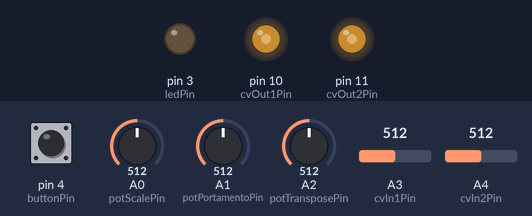
Recording of a sketch running on a simulated Arduino Uno, built with avr-gcc and run on an emulated ATmega328P. Shown: output pins drawn as LEDs (lit = HIGH). Dashed ring = blinking. The test bench sets the inputs (shaded band); at power-on: A0 (potScalePin) = 512, A3 (cvIn1Pin) = 512, A4 (cvIn2Pin) = 512, A2 (potTransposePin) = 512, pin 4 (buttonPin) HIGH, A1 (potPortamentoPin) = 512.

Above: at 1.2 s.
1.3 s: A0 (potScalePin) set to 670
2.8 s: A0 (potScalePin) set to 689
At 2.98 s:
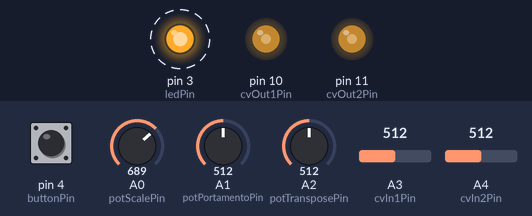
5.8 s: A3 (cvIn1Pin) set to 528
At 7.0 s:
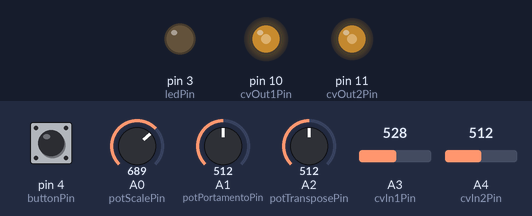
7.3 s: A4 (cvIn2Pin) set to 245
At 8.5 s:
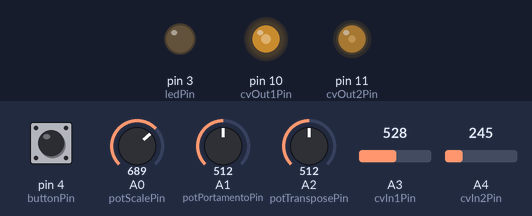
8.8 s: A2 (potTransposePin) set to 504
At 9.2 s:
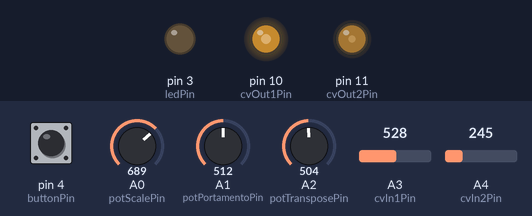
10.3 s: A0 (potScalePin) set to 992
At 10.48 s:
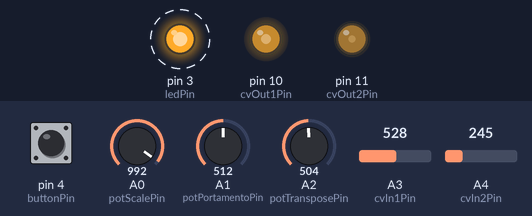
Timing chart, 0 to 13.3 s (numbered marks = the images above; inputs shaded):
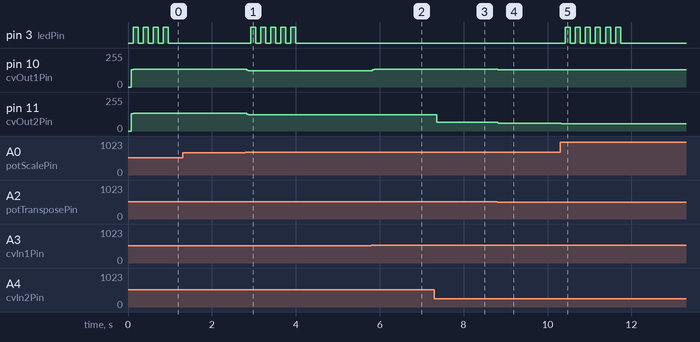

Measured:
- the behaviour switches between 681 and 682 on A0 (potScalePin) (found by bisection; images 0 and 1)
- the behaviour switches between 520 and 521 on A3 (cvIn1Pin) (found by bisection; images 1 and 2)
- after the input at 1.3 s, every drawn part: stays the same
- after the input at 2.8 s, pin 3 (ledPin): alternates HIGH for 0.12 s and LOW for 0.12 s, 10 changes in all, then stays LOW, starting after 0.12 s; pin 10 (cvOut1Pin), pin 11 (cvOut2Pin): 132/255 → 123/255 at once
- after the input at 5.8 s, pin 10 (cvOut1Pin): 123/255 → 132/255 at once
- after the input at 7.3 s, pin 11 (cvOut2Pin): 123/255 → 64/255 after 0.06 s
- after the input at 8.8 s, pin 10 (cvOut1Pin): 132/255 → 128/255 at once; pin 11 (cvOut2Pin): 64/255 → 60/255 at once
- after the input at 10.3 s, pin 3 (ledPin): alternates HIGH for 0.12 s and LOW for 0.12 s, 12 changes in all, then stays LOW, starting after 0.12 s; pin 11 (cvOut2Pin): 60/255 → 55/255 at once
- by itself, pin 3 (ledPin): alternates HIGH for 0.12 s and LOW for 0.12 s

The sketch:

quantizer.ino
```cpp
/*
  Two-channel CV Quantizer

  - Quantizes whatever CV is present on the two inputs and sends quantized
    versions to the two outputs.
  - Uses fast PWM (~62.5 kHz) on D10 and D11 for CV outputs

  Pin assignment
  --------------
  POT1  A0  Scale selection (major, minor, etc.)
  POT2  A1  Portamento time
  POT3  A2  Transpose (e.g. -12 .. +12 semitones)
  CVIN1 A3  CV input channel 1
  CVIN2 A4  CV input channel 2
  BUTTON D4 Bypass toggle (INPUT_PULLUP)
  LED    D3 Scale index indication (blink count on change)
  CVOUT1 D10 Quantized CV output channel 1 (Timer1 / OC1B)
  CVOUT2 D11 Quantized CV output channel 2 (Timer2 / OC2A)
*/

// -------- Pin definitions --------

const int potScalePin      = A0;
const int potPortamentoPin = A1;
const int potTransposePin  = A2;

const int cvIn1Pin = A3;
const int cvIn2Pin = A4;

const int buttonPin = 4;   // momentary, wired to GND, use INPUT_PULLUP
const int ledPin    = 3;

const int cvOut1Pin = 10;  // OC1B (Timer1)
const int cvOut2Pin = 11;  // OC2A (Timer2)

// -------- Quantizer configuration --------

// Approximate range: 0..5 V -> 0..60 semitones (5 octaves at 1 V/oct).
const int   MAX_SEMITONES_INT = 60;
const float MAX_SEMITONES     = 60.0f;

struct ChannelState {
  float currentSemi;  // current output semitone (after portamento)
  float targetSemi;   // target semitone (quantized + transpose)
};

ChannelState ch1 = { 0.0f, 0.0f };
ChannelState ch2 = { 0.0f, 0.0f };

// -------- Scale tables --------

// Each scale is represented as a 12-element mask for the 12 semitones.
// 1 = in scale, 0 = not in scale.

enum ScaleIndex {
  SCALE_MAJOR = 0,
  SCALE_NAT_MINOR,
  SCALE_HARM_MINOR,
  SCALE_PENT_MAJOR,
  SCALE_PENT_MINOR,
  SCALE_DORIAN,
  SCALE_PHRYGIAN,
  NUM_SCALES
};

// Order of masks corresponds to the ScaleIndex enum above.
const uint8_t SCALE_MASKS[NUM_SCALES][12] = {
  // Major: 0,2,4,5,7,9,11
  { 1, 0, 1, 0, 1, 1, 0, 1, 0, 1, 0, 1 },
  // Natural minor: 0,2,3,5,7,8,10
  { 1, 0, 1, 1, 0, 1, 0, 1, 1, 0, 1, 0 },
  // Harmonic minor: 0,2,3,5,7,8,11
  { 1, 0, 1, 1, 0, 1, 0, 1, 1, 0, 0, 1 },
  // Pentatonic major: 0,2,4,7,9
  { 1, 0, 1, 0, 1, 0, 0, 1, 0, 1, 0, 0 },
  // Pentatonic minor: 0,3,5,7,10
  { 1, 0, 0, 1, 0, 1, 0, 1, 0, 0, 1, 0 },
  // Dorian: 0,2,3,5,7,9,10
  { 1, 0, 1, 1, 0, 1, 0, 1, 0, 1, 1, 0 },
  // Phrygian: 0,1,3,5,7,8,10
  { 1, 1, 0, 1, 0, 1, 0, 1, 1, 0, 1, 0 }
};

int currentScaleIndex = 0;

// -------- Bypass button state --------

bool bypass = false;

int lastButtonReading = HIGH;
unsigned long lastButtonMillis = 0;
const unsigned long BUTTON_DEBOUNCE_MS = 30;

// -------- LED scale index blink state --------

bool ledOnPhase        = false;
bool ledInSequence     = false;
uint8_t ledBlinkCount  = 0;      // how many ON phases remain
unsigned long ledLastMillis      = 0;
const unsigned long LED_INTERVAL_MS = 120;

// -------- Helper functions --------

static inline float adcToSemitone(int adc) {
  if (adc < 0) {
    adc = 0;
  } else if (adc > 1023) {
    adc = 1023;
  }
  return (adc * MAX_SEMITONES) / 1023.0f;
}

static inline int semitoneToPwm(float semi) {
  if (semi < 0.0f) {
    semi = 0.0f;
  } else if (semi > MAX_SEMITONES) {
    semi = MAX_SEMITONES;
  }
  int value = (int)((semi / MAX_SEMITONES) * 255.0f + 0.5f);
  if (value < 0) {
    value = 0;
  } else if (value > 255) {
    value = 255;
  }
  return value;
}

static inline bool noteInScale(int semitone, const uint8_t *mask) {
  int deg = semitone % 12;
  if (deg < 0) {
    deg += 12;
  }
  return mask[deg] != 0;
}

// Given a continuous semitone value, find the nearest semitone that
// belongs to the current scale (within +/- 12 semitones search window).
static int quantizeToScale(float semi, const uint8_t *mask) {
  int note = (int)(semi + (semi >= 0.0f ? 0.5f : -0.5f));  // round to nearest

  if (note < 0) {
    note = 0;
  } else if (note > MAX_SEMITONES_INT) {
    note = MAX_SEMITONES_INT;
  }

  for (int d = 0; d <= 12; ++d) {
    int down = note - d;
    if (down >= 0 && noteInScale(down, mask)) {
      return down;
    }

    int up = note + d;
    if (up <= MAX_SEMITONES_INT && noteInScale(up, mask)) {
      return up;
    }
  }

  // Fallback (shouldn't normally happen).
  if (note < 0) {
    note = 0;
  } else if (note > MAX_SEMITONES_INT) {
    note = MAX_SEMITONES_INT;
  }
  return note;
}

// Portamento: move current toward target. The portamento pot controls
// how many "steps" it should roughly take to reach the target.
static float applyPortamento(float current, float target, int portRaw) {
  // Very low values: treat as no glide (snappy).
  if (portRaw < 10) {
    return target;
  }

  // Map 0..1023 -> 1..33 steps (higher = slower).
  int steps = 1 + (portRaw / 32);
  float delta = target - current;
  return current + (delta / steps);
}

// Start LED blink sequence: number of blinks = scaleIndex + 1.
static void startScaleBlink(int scaleIndex) {
  uint8_t count = (uint8_t)(scaleIndex + 1);
  if (count == 0) {
    ledInSequence = false;
    digitalWrite(ledPin, LOW);
    return;
  }

  ledBlinkCount = count;
  ledInSequence = true;
  ledOnPhase    = false;
  ledLastMillis = millis();
  digitalWrite(ledPin, LOW);
}

// Update LED blink state machine. Each blink is an ON interval followed by OFF.
static void updateLedBlink() {
  if (!ledInSequence) {
    return;
  }

  unsigned long now = millis();
  if (now - ledLastMillis < LED_INTERVAL_MS) {
    return;
  }
  ledLastMillis = now;

  if (!ledOnPhase) {
    // Start ON phase.
    digitalWrite(ledPin, HIGH);
    ledOnPhase = true;
  } else {
    // End ON phase (one blink completed).
    digitalWrite(ledPin, LOW);
    ledOnPhase = false;

    if (ledBlinkCount > 0) {
      --ledBlinkCount;
    }
    if (ledBlinkCount == 0) {
      ledInSequence = false;
    }
  }
}

// Debounced button read; toggles global bypass on falling edge.
static void updateButton() {
  int reading = digitalRead(buttonPin);
  unsigned long now = millis();

  if (now - lastButtonMillis > BUTTON_DEBOUNCE_MS) {
    if (lastButtonReading == HIGH && reading == LOW) {
      // Falling edge: toggle bypass.
      bypass = !bypass;

      if (!bypass) {
        // When re-enabling quantization, sync current to target to avoid a big slide.
        ch1.currentSemi = ch1.targetSemi;
        ch2.currentSemi = ch2.targetSemi;
      }

      lastButtonMillis = now;
    }
  }

  lastButtonReading = reading;
}

// -------- Arduino setup / loop --------

void setup() {
  pinMode(buttonPin, INPUT_PULLUP);
  pinMode(ledPin, OUTPUT);

  pinMode(cvOut1Pin, OUTPUT);
  pinMode(cvOut2Pin, OUTPUT);

  digitalWrite(ledPin, LOW);

  // Configure Timer1 for fast PWM, 8-bit, no prescaling (D10 = OC1B).
  // WGM10=1, WGM12=1 -> fast PWM 8-bit; CS10=1 -> prescaler 1.
  TCCR1A = (1 << WGM10) | (1 << COM1B1);
  TCCR1B = (1 << WGM12) | (1 << CS10);

  // Configure Timer2 for fast PWM, 8-bit, no prescaling (D11 = OC2A).
  TCCR2A = (1 << WGM21) | (1 << WGM20) | (1 << COM2A1);
  TCCR2B = (1 << CS20);

  // Initialize channel state.
  ch1.currentSemi = 0.0f;
  ch1.targetSemi  = 0.0f;
  ch2.currentSemi = 0.0f;
  ch2.targetSemi  = 0.0f;

  currentScaleIndex = 0;
  startScaleBlink(currentScaleIndex);
}

void loop() {
  // Read control pots.
  int scalePot      = analogRead(potScalePin);
  int portamentoRaw = analogRead(potPortamentoPin);
  int transposeRaw  = analogRead(potTransposePin);

  // Map scale pot to one of the defined scales.
  int newScaleIndex = map(scalePot, 0, 1023, 0, NUM_SCALES - 1);
  if (newScaleIndex < 0) {
    newScaleIndex = 0;
  } else if (newScaleIndex >= NUM_SCALES) {
    newScaleIndex = NUM_SCALES - 1;
  }

  if (newScaleIndex != currentScaleIndex) {
    currentScaleIndex = newScaleIndex;
    startScaleBlink(currentScaleIndex);
  }

  const uint8_t *scaleMask = SCALE_MASKS[currentScaleIndex];

  // Map transpose pot to semitones, e.g. -12 .. +12.
  int transpose = map(transposeRaw, 0, 1023, -12, 12);

  // Update button / bypass state.
  updateButton();

  // Read CV inputs.
  int cv1Adc = analogRead(cvIn1Pin);
  int cv2Adc = analogRead(cvIn2Pin);

  if (bypass) {
    // Pass-through (unquantized, re-scaled to 0..255 PWM).
    int out1 = map(cv1Adc, 0, 1023, 0, 255);
    int out2 = map(cv2Adc, 0, 1023, 0, 255);

    if (out1 < 0) {
      out1 = 0;
    } else if (out1 > 255) {
      out1 = 255;
    }
    if (out2 < 0) {
      out2 = 0;
    } else if (out2 > 255) {
      out2 = 255;
    }

    analogWrite(cvOut1Pin, out1);
    analogWrite(cvOut2Pin, out2);
  } else {
    // Convert ADC to semitone values.
    float semi1 = adcToSemitone(cv1Adc);
    float semi2 = adcToSemitone(cv2Adc);

    // Quantize to scale.
    int q1 = quantizeToScale(semi1, scaleMask);
    int q2 = quantizeToScale(semi2, scaleMask);

    // Apply transpose.
    int q1Trans = q1 + transpose;
    int q2Trans = q2 + transpose;

    if (q1Trans < 0) {
      q1Trans = 0;
    } else if (q1Trans > MAX_SEMITONES_INT) {
      q1Trans = MAX_SEMITONES_INT;
    }
    if (q2Trans < 0) {
      q2Trans = 0;
    } else if (q2Trans > MAX_SEMITONES_INT) {
      q2Trans = MAX_SEMITONES_INT;
    }

    ch1.targetSemi = (float)q1Trans;
    ch2.targetSemi = (float)q2Trans;

    // Apply portamento (same setting for both channels).
    ch1.currentSemi = applyPortamento(ch1.currentSemi, ch1.targetSemi, portamentoRaw);
    ch2.currentSemi = applyPortamento(ch2.currentSemi, ch2.targetSemi, portamentoRaw);

    // Convert back to PWM and output.
    int pwm1 = semitoneToPwm(ch1.currentSemi);
    int pwm2 = semitoneToPwm(ch2.currentSemi);

    analogWrite(cvOut1Pin, pwm1);
    analogWrite(cvOut2Pin, pwm2);
  }

  // Handle LED scale index indication.
  updateLedBlink();
}
```
